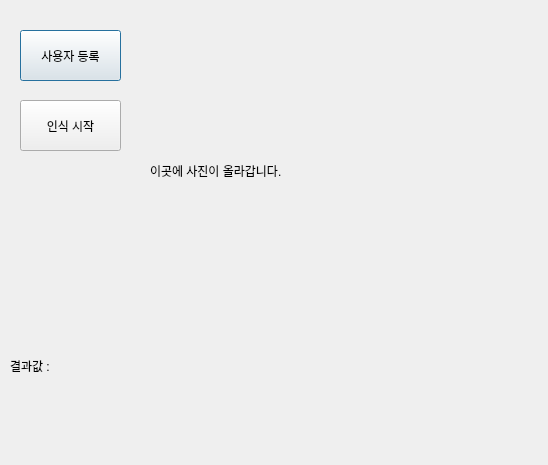
<?xml version="1.0" encoding="UTF-8"?>
<ui version="4.0">
 <class>Face_recog</class>
 <widget class="QDialog" name="Face_recog">
  <property name="geometry">
   <rect>
    <x>0</x>
    <y>0</y>
    <width>548</width>
    <height>465</height>
   </rect>
  </property>
  <property name="windowTitle">
   <string>Dialog</string>
  </property>
  <widget class="QPushButton" name="btn_1">
   <property name="geometry">
    <rect>
     <x>20</x>
     <y>30</y>
     <width>101</width>
     <height>51</height>
    </rect>
   </property>
   <property name="text">
    <string>사용자 등록</string>
   </property>
  </widget>
  <widget class="QPushButton" name="btn_2">
   <property name="geometry">
    <rect>
     <x>20</x>
     <y>100</y>
     <width>101</width>
     <height>51</height>
    </rect>
   </property>
   <property name="text">
    <string>인식 시작</string>
   </property>
  </widget>
  <widget class="QLabel" name="lbl_picture">
   <property name="geometry">
    <rect>
     <x>150</x>
     <y>20</y>
     <width>351</width>
     <height>301</height>
    </rect>
   </property>
   <property name="text">
    <string>이곳에 사진이 올라갑니다.</string>
   </property>
  </widget>
  <widget class="QLabel" name="lbl2_picture">
   <property name="geometry">
    <rect>
     <x>10</x>
     <y>340</y>
     <width>111</width>
     <height>51</height>
    </rect>
   </property>
   <property name="text">
    <string>결과값 :</string>
   </property>
  </widget>
 </widget>
 <resources/>
 <connections/>
</ui>
